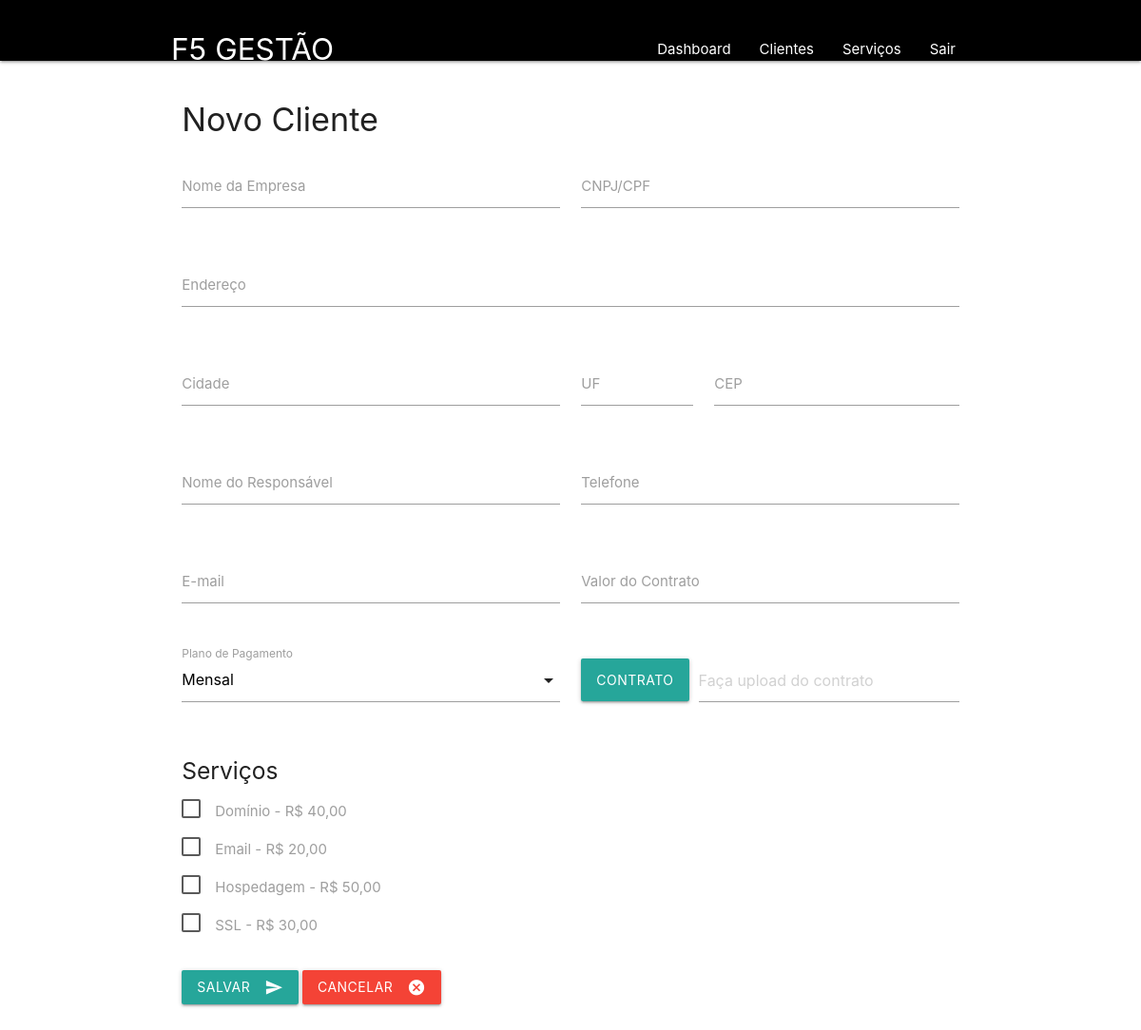
The app's page /clients/create.php (signed in) with its own data.
### tables this page shows
CREATE TABLE IF NOT EXISTS services (
    id INT PRIMARY KEY AUTO_INCREMENT,
    name VARCHAR(100) NOT NULL,
    description TEXT,
    value DECIMAL(10,2) NOT NULL DEFAULT 0.00,
    status BOOLEAN DEFAULT TRUE,
    created_at TIMESTAMP DEFAULT CURRENT_TIMESTAMP,
    updated_at TIMESTAMP DEFAULT CURRENT_TIMESTAMP ON UPDATE CURRENT_TIMESTAMP
);

### clients/create.php (the view, shortened to what this page needs)
<?php
$pdo = getConnection();
$stmt = $pdo->query("SELECT * FROM services WHERE status = 1 ORDER BY name");
$services = $stmt->fetchAll();
?>
<!DOCTYPE html>
<html lang="pt-BR">
<head>
    <?php require_once '../includes/head.php'; ?>
</head>
<body>
    <?php require_once '../includes/navbar.php'; ?>
    <div class="container">
        <div class="row">
            <div class="col s12">
                <h4>Novo Cliente</h4>
                <form id="clientForm" enctype="multipart/form-data">
                    <div class="row">
                        <div class="input-field col s12 m6">
                            <input type="text" id="empresa" name="empresa" required>
                            <label for="empresa">Nome da Empresa</label>
                        </div>
                        <div class="input-field col s12 m6">
                            <input type="text" id="documento" name="documento">
                            <label for="documento">CNPJ/CPF</label>
                        </div>
                    </div>
                    <div class="row">
                        <div class="input-field col s12">
                            <input type="text" id="endereco" name="endereco">
                            <label for="endereco">Endereço</label>
                        </div>
                    </div>
                    <div class="row">
                        <div class="input-field col s12 m6">
                            <input type="text" id="cidade" name="cidade">
                            <label for="cidade">Cidade</label>
                        </div>
                        <div class="input-field col s12 m2">
                            <input type="text" id="estado" name="estado" maxlength="2">
                            <label for="estado">UF</label>
                        </div>
                        <div class="input-field col s12 m4">
                            <input type="text" id="cep" name="cep">
                            <label for="cep">CEP</label>
                        </div>
                    </div>
                    <div class="row">
                        <div class="input-field col s12 m6">
                            <input type="text" id="responsavel" name="responsavel">
                            <label for="responsavel">Nome do Responsável</label>
                        </div>
                        <div class="input-field col s12 m6">
                            <input type="text" id="telefone" name="telefone">
                            <label for="telefone">Telefone</label>
                        </div>
                    </div>
                    <div class="row">
                        <div class="input-field col s12 m6">
                            <input type="email" id="email" name="email">
                            <label for="email">E-mail</label>
                        </div>
                        <div class="input-field col s12 m6">
                            <input type="number" id="valor_contrato" name="valor_contrato" step="0.01" min="0">
                            <label for="valor_contrato">Valor do Contrato</label>
                        </div>
                    </div>
                    <div class="row">
                        <div class="input-field col s12 m6">
                            <label>Plano de Pagamento</label>
                        </div>
                        <div class="file-field input-field col s12 m6">
                            <div class="btn">
                                <span>Contrato</span>
                            </div>
                            <div class="file-path-wrapper">
                                <input class="file-path validate" type="text" placeholder="Faça upload do contrato">
                            </div>
                        </div>
                    </div>
                    <div class="row">
                        <div class="col s12">
                            <h5>Serviços</h5>
                            <?php foreach ($services as $service): ?>
                                <p>
                                    <label>
                                        <span>
                                            <?php echo htmlspecialchars($service['name']); ?> -
                                            R$ <?php echo number_format($service['value'], 2, ',', '.'); ?>
                                        </span>
                                    </label>
                                </p>
                            <?php endforeach; ?>
                        </div>
                    </div>
                    <div class="row">
                        <div class="col s12">
                            <button type="submit" class="btn waves-effect waves-light">
                                Salvar
                                <i class="material-icons right">send</i>
                            </button>
                            <a href="index.php" class="btn waves-effect waves-light red">
                                Cancelar
                                <i class="material-icons right">cancel</i>
                            </a>
                        </div>
                    </div>
                </form>
            </div>
        </div>
    </div>
</body>
</html>

### includes/head.php (style rules this page uses)
body { display: flex; min-height: 100vh; flex-direction: column; }
.container { margin-top: 20px; }

### records on screen
services: name "Domínio", value "40,00"
services: name "Email", value "20,00"
services: name "Hospedagem", value "50,00"
services: name "SSL", value "30,00"
